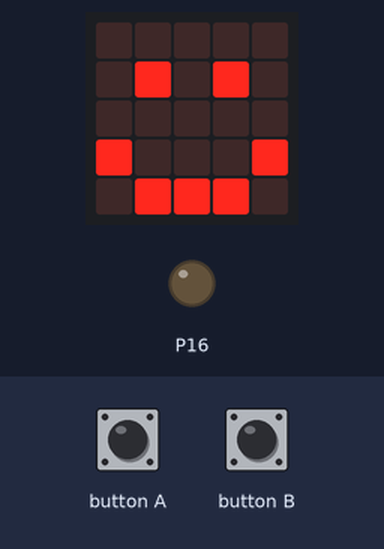
This program was run on a simulated BBC micro:bit running MicroPython. Parts: the board's 5×5 LED display, output pins drawn as LEDs (lit = HIGH). The test bench sets the inputs (shaded band).

Above: at 1.2 s.
1.3 s: button A pressed for 0.15 s
At 2.2 s:
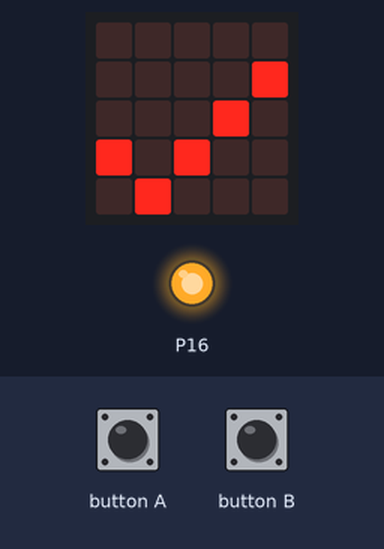
2.9 s: button B pressed for 0.15 s
At 3.5 s:
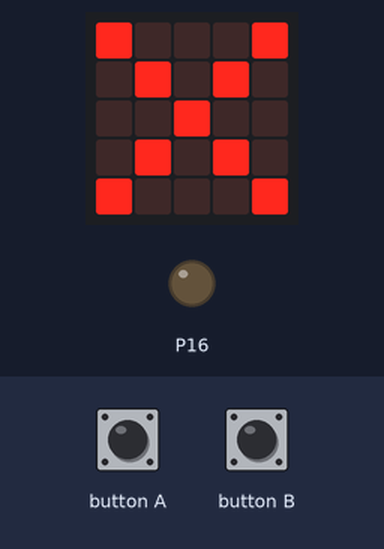
4.5 s: button A pressed for 1 s
At 5.9 s:
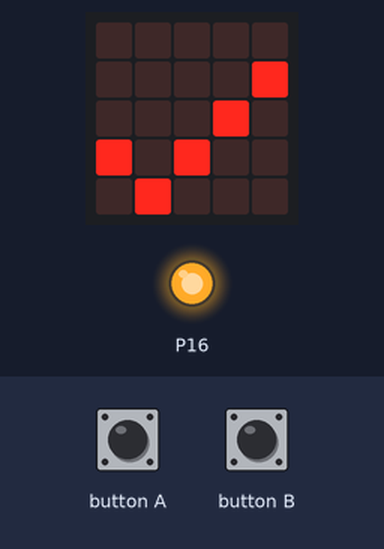
7.0 s: button B pressed for 1 s
At 7.8 s:
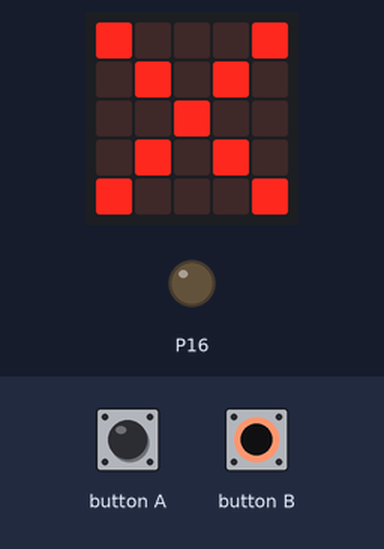
9.5 s: button A driven LOW and button B driven LOW
Timing chart, 0 to 10.4 s (numbered marks = the images above; inputs shaded):
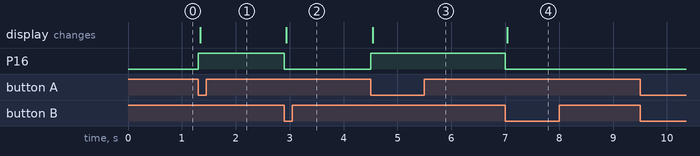

The program:

main.py
```python
"""
Created by: Devon
Created on: Feb 2026
This module is a Micro:bit MicroPython program, it turns a light on and off.
"""

from microbit import *


# startup for the smily face
display.show(Image.HAPPY)
pin16.write_digital(0)

while True:
    # turns light on
    if button_a.is_pressed():
        pin16.write_digital(1)
        display.show(Image.YES)

    # turns light off
    if button_b.is_pressed():
        pin16.write_digital(0)
        display.show(Image.NO)
```

Measured:
- after the input at 1.3 s, P16: LOW → HIGH at once; the display: changes at once (image 1)
- after the input at 2.9 s, P16: HIGH → LOW at once; the display: changes at once (image 2)
- after the input at 4.5 s, P16: LOW → HIGH at once; the display: changes at once (image 3)
- after the input at 7.0 s, P16: HIGH → LOW at once; the display: changes at once (image 4)
